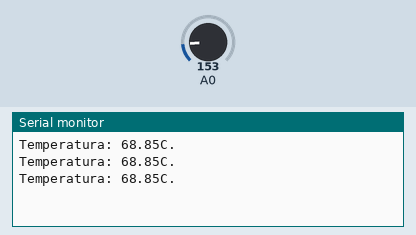
The sketch below on a simulated Arduino Uno, built with avr-gcc and run on an emulated ATmega328P. On the bench: the last lines printed to the serial monitor. The inputs (shaded band) are chosen by the test bench; at power-on: A0 = 153.

Above: at 1.3 s.
1.4 s: A0 set to 165
At 1.9 s:
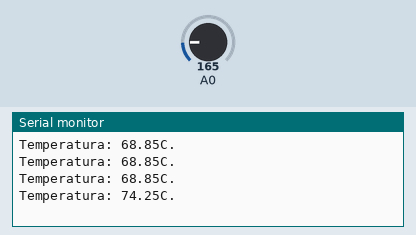
2.9 s: A0 set to 175
At 3.4 s:
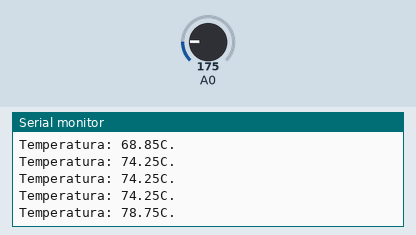
Timing chart, 0 to 5.9 s (numbered marks = the images above; inputs shaded):
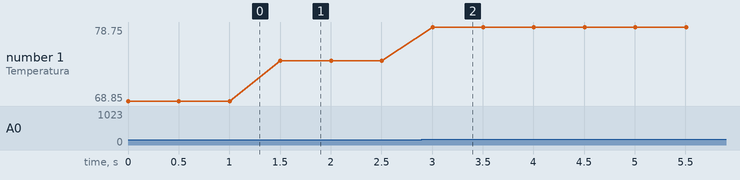

Measured:
- after the input at 1.4 s, the serial monitor: prints a new line after 0.10 s (image 1)
- after the input at 2.9 s, the serial monitor: prints a new line after 0.10 s (image 2)
- plotted number 1: 68.85 → 74.25 after the input at 1.4 s, 74.25 → 78.75 after the input at 2.9 s

The sketch:

Pratica_07_Medindo_Temperatura.ino
```cpp
// Curso de Introdução a Sistemas Embarcados com Arduino
// Prof. Felipe N. Martins
// www.nossosrobos.blogspot.com
//
// Prática 7 - Medindo Temperatura
// Objetivo: fazer a leitura do valor obtido por um sensor de
// temperatura e enviá-lo ao computador via porta USB
//
// Hardware adicionado:
// Sensor de temperatura TMP36 - pino A0

float temperatura;

void setup() {
  Serial.begin(9600);
}
void loop() {
  int sensor = analogRead(A0);
  temperatura = (float)sensor * 0.45;
  Serial.print("Temperatura: ");
  Serial.print(temperatura);
  Serial.println("C.");
  delay(500);
}
```
